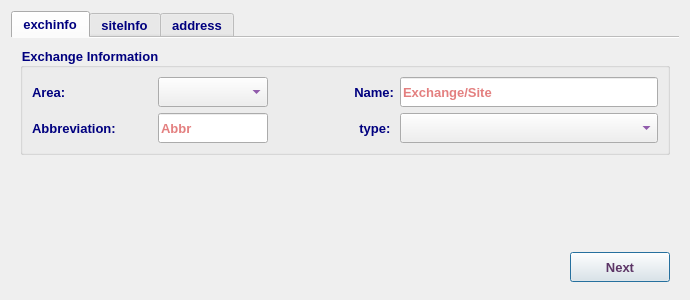
<?xml version="1.0" encoding="UTF-8"?>
<ui version="4.0">
 <class>EditExchangeSiteDialog</class>
 <widget class="QDialog" name="EditExchangeSiteDialog">
  <property name="windowModality">
   <enum>Qt::NonModal</enum>
  </property>
  <property name="geometry">
   <rect>
    <x>0</x>
    <y>0</y>
    <width>690</width>
    <height>300</height>
   </rect>
  </property>
  <property name="minimumSize">
   <size>
    <width>690</width>
    <height>300</height>
   </size>
  </property>
  <property name="maximumSize">
   <size>
    <width>691</width>
    <height>301</height>
   </size>
  </property>
  <property name="font">
   <font>
    <family>Tahoma</family>
    <pointsize>10</pointsize>
   </font>
  </property>
  <property name="windowTitle">
   <string>Edit Exchange/Site</string>
  </property>
  <property name="windowIcon">
   <iconset resource="../../../../image.qrc">
    <normaloff>:/Image/edit.png</normaloff>:/Image/edit.png</iconset>
  </property>
  <property name="modal">
   <bool>false</bool>
  </property>
  <layout class="QVBoxLayout" name="verticalLayout_17">
   <item>
    <widget class="QTabWidget" name="tabWidget">
     <property name="minimumSize">
      <size>
       <width>0</width>
       <height>280</height>
      </size>
     </property>
     <property name="maximumSize">
      <size>
       <width>16777215</width>
       <height>280</height>
      </size>
     </property>
     <property name="font">
      <font>
       <weight>75</weight>
       <bold>true</bold>
      </font>
     </property>
     <property name="styleSheet">
      <string notr="true">color: rgb(0, 0, 127);</string>
     </property>
     <property name="currentIndex">
      <number>0</number>
     </property>
     <property name="documentMode">
      <bool>true</bool>
     </property>
     <widget class="QWidget" name="exchInfTab_2">
      <attribute name="title">
       <string>exchinfo</string>
      </attribute>
      <layout class="QVBoxLayout" name="verticalLayout_7">
       <item>
        <widget class="QGroupBox" name="groupBox">
         <property name="font">
          <font>
           <family>Tahoma</family>
           <pointsize>10</pointsize>
           <weight>75</weight>
           <bold>true</bold>
          </font>
         </property>
         <property name="title">
          <string>Exchange Information</string>
         </property>
         <layout class="QVBoxLayout" name="verticalLayout_4">
          <item>
           <layout class="QHBoxLayout" name="horizontalLayout_12">
            <item>
             <widget class="QLabel" name="label_13">
              <property name="minimumSize">
               <size>
                <width>120</width>
                <height>30</height>
               </size>
              </property>
              <property name="maximumSize">
               <size>
                <width>120</width>
                <height>30</height>
               </size>
              </property>
              <property name="font">
               <font>
                <family>Tahoma</family>
                <pointsize>10</pointsize>
                <weight>75</weight>
                <bold>true</bold>
               </font>
              </property>
              <property name="styleSheet">
               <string notr="true">color: rgb(0, 0, 127);</string>
              </property>
              <property name="text">
               <string>Area:</string>
              </property>
             </widget>
            </item>
            <item>
             <widget class="QComboBox" name="areaCB">
              <property name="sizePolicy">
               <sizepolicy hsizetype="Preferred" vsizetype="Preferred">
                <horstretch>0</horstretch>
                <verstretch>0</verstretch>
               </sizepolicy>
              </property>
              <property name="minimumSize">
               <size>
                <width>110</width>
                <height>30</height>
               </size>
              </property>
              <property name="maximumSize">
               <size>
                <width>110</width>
                <height>30</height>
               </size>
              </property>
              <property name="font">
               <font>
                <family>Tahoma</family>
                <pointsize>10</pointsize>
                <weight>75</weight>
                <bold>true</bold>
               </font>
              </property>
              <property name="styleSheet">
               <string notr="true">color: rgb(85, 0, 127);</string>
              </property>
             </widget>
            </item>
            <item>
             <widget class="QLabel" name="label_14">
              <property name="minimumSize">
               <size>
                <width>120</width>
                <height>30</height>
               </size>
              </property>
              <property name="maximumSize">
               <size>
                <width>120</width>
                <height>30</height>
               </size>
              </property>
              <property name="font">
               <font>
                <family>Tahoma</family>
                <pointsize>10</pointsize>
                <weight>75</weight>
                <bold>true</bold>
               </font>
              </property>
              <property name="styleSheet">
               <string notr="true">color: rgb(0, 0, 127);</string>
              </property>
              <property name="text">
               <string>Name:</string>
              </property>
              <property name="alignment">
               <set>Qt::AlignRight|Qt::AlignTrailing|Qt::AlignVCenter</set>
              </property>
             </widget>
            </item>
            <item>
             <widget class="QLineEdit" name="exchLE">
              <property name="sizePolicy">
               <sizepolicy hsizetype="Expanding" vsizetype="Preferred">
                <horstretch>0</horstretch>
                <verstretch>0</verstretch>
               </sizepolicy>
              </property>
              <property name="minimumSize">
               <size>
                <width>200</width>
                <height>30</height>
               </size>
              </property>
              <property name="maximumSize">
               <size>
                <width>2000</width>
                <height>30</height>
               </size>
              </property>
              <property name="font">
               <font>
                <family>Tahoma</family>
                <pointsize>10</pointsize>
                <weight>75</weight>
                <bold>true</bold>
               </font>
              </property>
              <property name="styleSheet">
               <string notr="true">color: rgb(200, 0, 0);</string>
              </property>
              <property name="placeholderText">
               <string>Exchange/Site</string>
              </property>
             </widget>
            </item>
           </layout>
          </item>
          <item>
           <layout class="QHBoxLayout" name="horizontalLayout_14">
            <item>
             <widget class="QLabel" name="label_15">
              <property name="minimumSize">
               <size>
                <width>120</width>
                <height>30</height>
               </size>
              </property>
              <property name="maximumSize">
               <size>
                <width>120</width>
                <height>30</height>
               </size>
              </property>
              <property name="font">
               <font>
                <family>Tahoma</family>
                <pointsize>10</pointsize>
                <weight>75</weight>
                <bold>true</bold>
               </font>
              </property>
              <property name="styleSheet">
               <string notr="true">color: rgb(0, 0, 127);</string>
              </property>
              <property name="text">
               <string>Abbreviation:</string>
              </property>
             </widget>
            </item>
            <item>
             <widget class="QLineEdit" name="abbrLE">
              <property name="sizePolicy">
               <sizepolicy hsizetype="Expanding" vsizetype="Preferred">
                <horstretch>0</horstretch>
                <verstretch>0</verstretch>
               </sizepolicy>
              </property>
              <property name="minimumSize">
               <size>
                <width>110</width>
                <height>30</height>
               </size>
              </property>
              <property name="maximumSize">
               <size>
                <width>110</width>
                <height>30</height>
               </size>
              </property>
              <property name="font">
               <font>
                <family>Tahoma</family>
                <pointsize>10</pointsize>
                <weight>75</weight>
                <bold>true</bold>
               </font>
              </property>
              <property name="styleSheet">
               <string notr="true">color: rgb(200, 0, 0);</string>
              </property>
              <property name="placeholderText">
               <string>Abbr</string>
              </property>
             </widget>
            </item>
            <item>
             <widget class="QLabel" name="label_16">
              <property name="minimumSize">
               <size>
                <width>120</width>
                <height>30</height>
               </size>
              </property>
              <property name="maximumSize">
               <size>
                <width>120</width>
                <height>30</height>
               </size>
              </property>
              <property name="font">
               <font>
                <family>Tahoma</family>
                <pointsize>10</pointsize>
                <weight>75</weight>
                <bold>true</bold>
               </font>
              </property>
              <property name="styleSheet">
               <string notr="true">color: rgb(0, 0, 127);</string>
              </property>
              <property name="text">
               <string>type: </string>
              </property>
              <property name="alignment">
               <set>Qt::AlignRight|Qt::AlignTrailing|Qt::AlignVCenter</set>
              </property>
             </widget>
            </item>
            <item>
             <widget class="QComboBox" name="typeCB">
              <property name="sizePolicy">
               <sizepolicy hsizetype="Preferred" vsizetype="Preferred">
                <horstretch>0</horstretch>
                <verstretch>0</verstretch>
               </sizepolicy>
              </property>
              <property name="minimumSize">
               <size>
                <width>200</width>
                <height>30</height>
               </size>
              </property>
              <property name="maximumSize">
               <size>
                <width>2000</width>
                <height>30</height>
               </size>
              </property>
              <property name="font">
               <font>
                <family>Tahoma</family>
                <pointsize>10</pointsize>
                <weight>75</weight>
                <bold>true</bold>
               </font>
              </property>
              <property name="styleSheet">
               <string notr="true">color: rgb(85, 0, 127);</string>
              </property>
             </widget>
            </item>
           </layout>
          </item>
         </layout>
        </widget>
       </item>
       <item>
        <spacer name="verticalSpacer_5">
         <property name="orientation">
          <enum>Qt::Vertical</enum>
         </property>
         <property name="sizeHint" stdset="0">
          <size>
           <width>20</width>
           <height>40</height>
          </size>
         </property>
        </spacer>
       </item>
       <item>
        <layout class="QHBoxLayout" name="horizontalLayout_15">
         <item>
          <spacer name="horizontalSpacer_14">
           <property name="font">
            <font>
             <family>Tahoma</family>
             <pointsize>10</pointsize>
            </font>
           </property>
           <property name="orientation">
            <enum>Qt::Horizontal</enum>
           </property>
           <property name="sizeHint" stdset="0">
            <size>
             <width>40</width>
             <height>20</height>
            </size>
           </property>
          </spacer>
         </item>
         <item>
          <widget class="QPushButton" name="exchNextBtn">
           <property name="enabled">
            <bool>true</bool>
           </property>
           <property name="sizePolicy">
            <sizepolicy hsizetype="Preferred" vsizetype="Preferred">
             <horstretch>0</horstretch>
             <verstretch>0</verstretch>
            </sizepolicy>
           </property>
           <property name="minimumSize">
            <size>
             <width>100</width>
             <height>30</height>
            </size>
           </property>
           <property name="maximumSize">
            <size>
             <width>200</width>
             <height>30</height>
            </size>
           </property>
           <property name="font">
            <font>
             <family>Tahoma</family>
             <pointsize>10</pointsize>
             <weight>75</weight>
             <bold>true</bold>
            </font>
           </property>
           <property name="styleSheet">
            <string notr="true">color: rgb(92, 53, 102);</string>
           </property>
           <property name="text">
            <string>Next</string>
           </property>
           <property name="icon">
            <iconset resource="../../../../image.qrc">
             <normaloff>:/Image/next.png</normaloff>:/Image/next.png</iconset>
           </property>
           <property name="iconSize">
            <size>
             <width>20</width>
             <height>20</height>
            </size>
           </property>
          </widget>
         </item>
        </layout>
       </item>
      </layout>
     </widget>
     <widget class="QWidget" name="siteInfotab_2">
      <attribute name="title">
       <string>siteInfo</string>
      </attribute>
      <layout class="QVBoxLayout" name="verticalLayout_11">
       <item>
        <widget class="QGroupBox" name="siteGB">
         <property name="font">
          <font>
           <family>Tahoma</family>
           <pointsize>10</pointsize>
           <weight>75</weight>
           <bold>true</bold>
          </font>
         </property>
         <property name="title">
          <string>Site Information</string>
         </property>
         <layout class="QVBoxLayout" name="verticalLayout_12">
          <item>
           <layout class="QHBoxLayout" name="horizontalLayout_16">
            <item>
             <widget class="QLabel" name="label_17">
              <property name="minimumSize">
               <size>
                <width>200</width>
                <height>30</height>
               </size>
              </property>
              <property name="maximumSize">
               <size>
                <width>200</width>
                <height>30</height>
               </size>
              </property>
              <property name="font">
               <font>
                <family>Tahoma</family>
                <pointsize>10</pointsize>
                <weight>75</weight>
                <bold>true</bold>
               </font>
              </property>
              <property name="styleSheet">
               <string notr="true">color: rgb(0, 0, 127);</string>
              </property>
              <property name="text">
               <string>Mother Exchange :</string>
              </property>
             </widget>
            </item>
            <item>
             <widget class="QComboBox" name="motherCB">
              <property name="sizePolicy">
               <sizepolicy hsizetype="Expanding" vsizetype="Preferred">
                <horstretch>0</horstretch>
                <verstretch>0</verstretch>
               </sizepolicy>
              </property>
              <property name="minimumSize">
               <size>
                <width>300</width>
                <height>30</height>
               </size>
              </property>
              <property name="maximumSize">
               <size>
                <width>500</width>
                <height>30</height>
               </size>
              </property>
              <property name="font">
               <font>
                <family>Tahoma</family>
                <pointsize>10</pointsize>
                <weight>75</weight>
                <bold>true</bold>
               </font>
              </property>
              <property name="styleSheet">
               <string notr="true">color: rgb(85, 0, 127);</string>
              </property>
             </widget>
            </item>
           </layout>
          </item>
          <item>
           <layout class="QHBoxLayout" name="horizontalLayout_17">
            <item>
             <widget class="QLabel" name="label_18">
              <property name="minimumSize">
               <size>
                <width>200</width>
                <height>30</height>
               </size>
              </property>
              <property name="maximumSize">
               <size>
                <width>200</width>
                <height>30</height>
               </size>
              </property>
              <property name="font">
               <font>
                <family>Tahoma</family>
                <pointsize>10</pointsize>
                <weight>75</weight>
                <bold>true</bold>
               </font>
              </property>
              <property name="styleSheet">
               <string notr="true">color: rgb(0, 0, 127);</string>
              </property>
              <property name="text">
               <string>Uplink Exchange/Site :</string>
              </property>
             </widget>
            </item>
            <item>
             <widget class="QComboBox" name="uplinkExchCB">
              <property name="sizePolicy">
               <sizepolicy hsizetype="Expanding" vsizetype="Preferred">
                <horstretch>0</horstretch>
                <verstretch>0</verstretch>
               </sizepolicy>
              </property>
              <property name="minimumSize">
               <size>
                <width>300</width>
                <height>30</height>
               </size>
              </property>
              <property name="maximumSize">
               <size>
                <width>500</width>
                <height>30</height>
               </size>
              </property>
              <property name="font">
               <font>
                <family>Tahoma</family>
                <pointsize>10</pointsize>
                <weight>75</weight>
                <bold>true</bold>
               </font>
              </property>
              <property name="styleSheet">
               <string notr="true">color: rgb(85, 0, 127);</string>
              </property>
             </widget>
            </item>
           </layout>
          </item>
          <item>
           <layout class="QHBoxLayout" name="horizontalLayout_18">
            <item>
             <spacer name="horizontalSpacer_3">
              <property name="font">
               <font>
                <family>Tahoma</family>
                <pointsize>10</pointsize>
               </font>
              </property>
              <property name="orientation">
               <enum>Qt::Horizontal</enum>
              </property>
              <property name="sizeHint" stdset="0">
               <size>
                <width>40</width>
                <height>20</height>
               </size>
              </property>
             </spacer>
            </item>
            <item>
             <widget class="QLabel" name="label_19">
              <property name="minimumSize">
               <size>
                <width>70</width>
                <height>30</height>
               </size>
              </property>
              <property name="maximumSize">
               <size>
                <width>120</width>
                <height>30</height>
               </size>
              </property>
              <property name="font">
               <font>
                <family>Tahoma</family>
                <pointsize>10</pointsize>
                <weight>75</weight>
                <bold>true</bold>
               </font>
              </property>
              <property name="styleSheet">
               <string notr="true">color: rgb(0, 0, 127);</string>
              </property>
              <property name="text">
               <string>cascade :</string>
              </property>
              <property name="alignment">
               <set>Qt::AlignRight|Qt::AlignTrailing|Qt::AlignVCenter</set>
              </property>
             </widget>
            </item>
            <item>
             <widget class="QSpinBox" name="cascadeSB">
              <property name="minimumSize">
               <size>
                <width>80</width>
                <height>30</height>
               </size>
              </property>
              <property name="maximumSize">
               <size>
                <width>100</width>
                <height>30</height>
               </size>
              </property>
              <property name="font">
               <font>
                <family>Tahoma</family>
                <pointsize>10</pointsize>
                <weight>75</weight>
                <bold>true</bold>
               </font>
              </property>
              <property name="styleSheet">
               <string notr="true">color: rgb(85, 0, 127);</string>
              </property>
              <property name="minimum">
               <number>1</number>
              </property>
             </widget>
            </item>
            <item>
             <widget class="QLabel" name="label_20">
              <property name="minimumSize">
               <size>
                <width>100</width>
                <height>30</height>
               </size>
              </property>
              <property name="maximumSize">
               <size>
                <width>120</width>
                <height>30</height>
               </size>
              </property>
              <property name="font">
               <font>
                <family>Tahoma</family>
                <pointsize>10</pointsize>
                <weight>75</weight>
                <bold>true</bold>
               </font>
              </property>
              <property name="styleSheet">
               <string notr="true">color: rgb(0, 0, 127);</string>
              </property>
              <property name="text">
               <string>Node :</string>
              </property>
              <property name="alignment">
               <set>Qt::AlignRight|Qt::AlignTrailing|Qt::AlignVCenter</set>
              </property>
             </widget>
            </item>
            <item>
             <widget class="QSpinBox" name="nodeSB">
              <property name="minimumSize">
               <size>
                <width>80</width>
                <height>30</height>
               </size>
              </property>
              <property name="maximumSize">
               <size>
                <width>100</width>
                <height>30</height>
               </size>
              </property>
              <property name="font">
               <font>
                <family>Tahoma</family>
                <pointsize>10</pointsize>
                <weight>75</weight>
                <bold>true</bold>
               </font>
              </property>
              <property name="styleSheet">
               <string notr="true">color: rgb(85, 0, 127);</string>
              </property>
              <property name="minimum">
               <number>1</number>
              </property>
             </widget>
            </item>
            <item>
             <spacer name="horizontalSpacer_5">
              <property name="font">
               <font>
                <family>Tahoma</family>
                <pointsize>10</pointsize>
               </font>
              </property>
              <property name="orientation">
               <enum>Qt::Horizontal</enum>
              </property>
              <property name="sizeHint" stdset="0">
               <size>
                <width>40</width>
                <height>20</height>
               </size>
              </property>
             </spacer>
            </item>
           </layout>
          </item>
         </layout>
        </widget>
       </item>
       <item>
        <widget class="QLabel" name="siteAbbrErrorLbl">
         <property name="minimumSize">
          <size>
           <width>0</width>
           <height>30</height>
          </size>
         </property>
         <property name="maximumSize">
          <size>
           <width>16777215</width>
           <height>30</height>
          </size>
         </property>
         <property name="font">
          <font>
           <weight>75</weight>
           <bold>true</bold>
          </font>
         </property>
         <property name="styleSheet">
          <string notr="true">color: rgb(200, 0, 0);</string>
         </property>
         <property name="text">
          <string>Abbreviation exists. Go back and define another abbr.</string>
         </property>
        </widget>
       </item>
       <item>
        <spacer name="verticalSpacer_6">
         <property name="orientation">
          <enum>Qt::Vertical</enum>
         </property>
         <property name="sizeHint" stdset="0">
          <size>
           <width>20</width>
           <height>40</height>
          </size>
         </property>
        </spacer>
       </item>
       <item>
        <layout class="QHBoxLayout" name="horizontalLayout_19">
         <item>
          <widget class="QPushButton" name="siteBackBtn">
           <property name="minimumSize">
            <size>
             <width>100</width>
             <height>30</height>
            </size>
           </property>
           <property name="maximumSize">
            <size>
             <width>200</width>
             <height>30</height>
            </size>
           </property>
           <property name="font">
            <font>
             <family>Tahoma</family>
             <pointsize>10</pointsize>
             <weight>75</weight>
             <bold>true</bold>
            </font>
           </property>
           <property name="styleSheet">
            <string notr="true">color: rgb(92, 53, 102);</string>
           </property>
           <property name="text">
            <string>Back</string>
           </property>
           <property name="icon">
            <iconset resource="../../../../image.qrc">
             <normaloff>:/Image/back.png</normaloff>:/Image/back.png</iconset>
           </property>
          </widget>
         </item>
         <item>
          <spacer name="horizontalSpacer_16">
           <property name="font">
            <font>
             <family>Tahoma</family>
             <pointsize>10</pointsize>
            </font>
           </property>
           <property name="orientation">
            <enum>Qt::Horizontal</enum>
           </property>
           <property name="sizeHint" stdset="0">
            <size>
             <width>40</width>
             <height>20</height>
            </size>
           </property>
          </spacer>
         </item>
         <item>
          <widget class="QPushButton" name="siteNextBtn">
           <property name="enabled">
            <bool>true</bool>
           </property>
           <property name="sizePolicy">
            <sizepolicy hsizetype="Preferred" vsizetype="Preferred">
             <horstretch>0</horstretch>
             <verstretch>0</verstretch>
            </sizepolicy>
           </property>
           <property name="minimumSize">
            <size>
             <width>100</width>
             <height>30</height>
            </size>
           </property>
           <property name="maximumSize">
            <size>
             <width>200</width>
             <height>30</height>
            </size>
           </property>
           <property name="font">
            <font>
             <family>Tahoma</family>
             <pointsize>10</pointsize>
             <weight>75</weight>
             <bold>true</bold>
            </font>
           </property>
           <property name="styleSheet">
            <string notr="true">color: rgb(92, 53, 102);</string>
           </property>
           <property name="text">
            <string>Next</string>
           </property>
           <property name="icon">
            <iconset resource="../../../../image.qrc">
             <normaloff>:/Image/next.png</normaloff>:/Image/next.png</iconset>
           </property>
           <property name="iconSize">
            <size>
             <width>20</width>
             <height>20</height>
            </size>
           </property>
          </widget>
         </item>
        </layout>
       </item>
      </layout>
     </widget>
     <widget class="QWidget" name="addTabv_2">
      <attribute name="title">
       <string>address</string>
      </attribute>
      <layout class="QVBoxLayout" name="verticalLayout_13">
       <item>
        <widget class="QTabWidget" name="addressTabWidget_2">
         <property name="font">
          <font>
           <weight>75</weight>
           <bold>true</bold>
          </font>
         </property>
         <property name="currentIndex">
          <number>0</number>
         </property>
         <property name="documentMode">
          <bool>true</bool>
         </property>
         <widget class="QWidget" name="addTab_2">
          <attribute name="title">
           <string>Address</string>
          </attribute>
          <layout class="QVBoxLayout" name="verticalLayout_14">
           <item>
            <layout class="QHBoxLayout" name="horizontalLayout_20">
             <item>
              <widget class="QLabel" name="label_21">
               <property name="minimumSize">
                <size>
                 <width>80</width>
                 <height>50</height>
                </size>
               </property>
               <property name="maximumSize">
                <size>
                 <width>100</width>
                 <height>50</height>
                </size>
               </property>
               <property name="font">
                <font>
                 <family>Tahoma</family>
                 <pointsize>10</pointsize>
                 <weight>75</weight>
                 <bold>true</bold>
                </font>
               </property>
               <property name="styleSheet">
                <string notr="true">color: rgb(0, 0, 127);</string>
               </property>
               <property name="text">
                <string>Address :</string>
               </property>
              </widget>
             </item>
             <item>
              <widget class="QTextEdit" name="addressTE">
               <property name="minimumSize">
                <size>
                 <width>500</width>
                 <height>100</height>
                </size>
               </property>
               <property name="maximumSize">
                <size>
                 <width>800</width>
                 <height>100</height>
                </size>
               </property>
               <property name="font">
                <font>
                 <family>Tahoma</family>
                 <pointsize>10</pointsize>
                 <weight>75</weight>
                 <bold>true</bold>
                </font>
               </property>
               <property name="styleSheet">
                <string notr="true">color: rgb(85, 0, 127);</string>
               </property>
               <property name="placeholderText">
                <string>Address</string>
               </property>
              </widget>
             </item>
            </layout>
           </item>
          </layout>
         </widget>
         <widget class="QWidget" name="soTab_2">
          <attribute name="title">
           <string>Saloon Orientation</string>
          </attribute>
          <layout class="QVBoxLayout" name="verticalLayout_15">
           <item>
            <widget class="QFrame" name="saloonGB">
             <property name="frameShape">
              <enum>QFrame::NoFrame</enum>
             </property>
             <property name="frameShadow">
              <enum>QFrame::Raised</enum>
             </property>
             <property name="lineWidth">
              <number>0</number>
             </property>
             <layout class="QVBoxLayout" name="verticalLayout_16">
              <item>
               <layout class="QHBoxLayout" name="horizontalLayout_21">
                <item>
                 <widget class="QLabel" name="label_22">
                  <property name="minimumSize">
                   <size>
                    <width>150</width>
                    <height>30</height>
                   </size>
                  </property>
                  <property name="maximumSize">
                   <size>
                    <width>150</width>
                    <height>30</height>
                   </size>
                  </property>
                  <property name="font">
                   <font>
                    <family>Tahoma</family>
                    <pointsize>10</pointsize>
                    <weight>75</weight>
                    <bold>true</bold>
                   </font>
                  </property>
                  <property name="styleSheet">
                   <string notr="true">color: rgb(0, 0, 127);</string>
                  </property>
                  <property name="text">
                   <string>Data Saloon:</string>
                  </property>
                 </widget>
                </item>
                <item>
                 <widget class="QComboBox" name="dataSaloonCB">
                  <property name="sizePolicy">
                   <sizepolicy hsizetype="Preferred" vsizetype="Preferred">
                    <horstretch>0</horstretch>
                    <verstretch>0</verstretch>
                   </sizepolicy>
                  </property>
                  <property name="minimumSize">
                   <size>
                    <width>200</width>
                    <height>30</height>
                   </size>
                  </property>
                  <property name="maximumSize">
                   <size>
                    <width>200</width>
                    <height>30</height>
                   </size>
                  </property>
                  <property name="font">
                   <font>
                    <family>Tahoma</family>
                    <pointsize>10</pointsize>
                    <weight>75</weight>
                    <bold>true</bold>
                   </font>
                  </property>
                  <property name="styleSheet">
                   <string notr="true">color: rgb(85, 0, 127);</string>
                  </property>
                 </widget>
                </item>
                <item>
                 <spacer name="horizontalSpacer_17">
                  <property name="font">
                   <font>
                    <family>Tahoma</family>
                    <pointsize>10</pointsize>
                   </font>
                  </property>
                  <property name="orientation">
                   <enum>Qt::Horizontal</enum>
                  </property>
                  <property name="sizeHint" stdset="0">
                   <size>
                    <width>40</width>
                    <height>20</height>
                   </size>
                  </property>
                 </spacer>
                </item>
               </layout>
              </item>
              <item>
               <layout class="QHBoxLayout" name="horizontalLayout_22">
                <item>
                 <widget class="QLabel" name="label_23">
                  <property name="minimumSize">
                   <size>
                    <width>150</width>
                    <height>30</height>
                   </size>
                  </property>
                  <property name="maximumSize">
                   <size>
                    <width>150</width>
                    <height>30</height>
                   </size>
                  </property>
                  <property name="font">
                   <font>
                    <family>Tahoma</family>
                    <pointsize>10</pointsize>
                    <weight>75</weight>
                    <bold>true</bold>
                   </font>
                  </property>
                  <property name="styleSheet">
                   <string notr="true">color: rgb(0, 0, 127);</string>
                  </property>
                  <property name="text">
                   <string>Switch Saloon:</string>
                  </property>
                 </widget>
                </item>
                <item>
                 <widget class="QComboBox" name="switchSaloonCB">
                  <property name="sizePolicy">
                   <sizepolicy hsizetype="Preferred" vsizetype="Preferred">
                    <horstretch>0</horstretch>
                    <verstretch>0</verstretch>
                   </sizepolicy>
                  </property>
                  <property name="minimumSize">
                   <size>
                    <width>200</width>
                    <height>30</height>
                   </size>
                  </property>
                  <property name="maximumSize">
                   <size>
                    <width>200</width>
                    <height>30</height>
                   </size>
                  </property>
                  <property name="font">
                   <font>
                    <family>Tahoma</family>
                    <pointsize>10</pointsize>
                    <weight>75</weight>
                    <bold>true</bold>
                   </font>
                  </property>
                  <property name="styleSheet">
                   <string notr="true">color: rgb(85, 0, 127);</string>
                  </property>
                 </widget>
                </item>
                <item>
                 <spacer name="horizontalSpacer_18">
                  <property name="font">
                   <font>
                    <family>Tahoma</family>
                    <pointsize>10</pointsize>
                   </font>
                  </property>
                  <property name="orientation">
                   <enum>Qt::Horizontal</enum>
                  </property>
                  <property name="sizeHint" stdset="0">
                   <size>
                    <width>40</width>
                    <height>20</height>
                   </size>
                  </property>
                 </spacer>
                </item>
               </layout>
              </item>
              <item>
               <layout class="QHBoxLayout" name="horizontalLayout_23">
                <item>
                 <widget class="QLabel" name="label_24">
                  <property name="minimumSize">
                   <size>
                    <width>150</width>
                    <height>30</height>
                   </size>
                  </property>
                  <property name="maximumSize">
                   <size>
                    <width>150</width>
                    <height>30</height>
                   </size>
                  </property>
                  <property name="font">
                   <font>
                    <family>Tahoma</family>
                    <pointsize>10</pointsize>
                    <weight>75</weight>
                    <bold>true</bold>
                   </font>
                  </property>
                  <property name="styleSheet">
                   <string notr="true">color: rgb(0, 0, 127);</string>
                  </property>
                  <property name="text">
                   <string>PCM Saloon:</string>
                  </property>
                 </widget>
                </item>
                <item>
                 <widget class="QComboBox" name="pcmSaloonCB">
                  <property name="sizePolicy">
                   <sizepolicy hsizetype="Preferred" vsizetype="Preferred">
                    <horstretch>0</horstretch>
                    <verstretch>0</verstretch>
                   </sizepolicy>
                  </property>
                  <property name="minimumSize">
                   <size>
                    <width>200</width>
                    <height>30</height>
                   </size>
                  </property>
                  <property name="maximumSize">
                   <size>
                    <width>200</width>
                    <height>30</height>
                   </size>
                  </property>
                  <property name="font">
                   <font>
                    <family>Tahoma</family>
                    <pointsize>10</pointsize>
                    <weight>75</weight>
                    <bold>true</bold>
                   </font>
                  </property>
                  <property name="styleSheet">
                   <string notr="true">color: rgb(85, 0, 127);</string>
                  </property>
                 </widget>
                </item>
                <item>
                 <spacer name="horizontalSpacer_19">
                  <property name="font">
                   <font>
                    <family>Tahoma</family>
                    <pointsize>10</pointsize>
                   </font>
                  </property>
                  <property name="orientation">
                   <enum>Qt::Horizontal</enum>
                  </property>
                  <property name="sizeHint" stdset="0">
                   <size>
                    <width>40</width>
                    <height>20</height>
                   </size>
                  </property>
                 </spacer>
                </item>
               </layout>
              </item>
             </layout>
            </widget>
           </item>
          </layout>
         </widget>
        </widget>
       </item>
       <item>
        <spacer name="verticalSpacer_2">
         <property name="orientation">
          <enum>Qt::Vertical</enum>
         </property>
         <property name="sizeHint" stdset="0">
          <size>
           <width>20</width>
           <height>40</height>
          </size>
         </property>
        </spacer>
       </item>
       <item>
        <layout class="QHBoxLayout" name="horizontalLayout_24">
         <item>
          <widget class="QPushButton" name="editBackBtn">
           <property name="minimumSize">
            <size>
             <width>100</width>
             <height>30</height>
            </size>
           </property>
           <property name="maximumSize">
            <size>
             <width>200</width>
             <height>30</height>
            </size>
           </property>
           <property name="font">
            <font>
             <family>Tahoma</family>
             <pointsize>10</pointsize>
             <weight>75</weight>
             <bold>true</bold>
            </font>
           </property>
           <property name="styleSheet">
            <string notr="true">color: rgb(92, 53, 102);</string>
           </property>
           <property name="text">
            <string>Back</string>
           </property>
           <property name="icon">
            <iconset resource="../../../../image.qrc">
             <normaloff>:/Image/back.png</normaloff>:/Image/back.png</iconset>
           </property>
          </widget>
         </item>
         <item>
          <spacer name="horizontalSpacer_20">
           <property name="font">
            <font>
             <family>Tahoma</family>
             <pointsize>10</pointsize>
            </font>
           </property>
           <property name="orientation">
            <enum>Qt::Horizontal</enum>
           </property>
           <property name="sizeHint" stdset="0">
            <size>
             <width>40</width>
             <height>20</height>
            </size>
           </property>
          </spacer>
         </item>
         <item>
          <widget class="QPushButton" name="okBtn">
           <property name="enabled">
            <bool>false</bool>
           </property>
           <property name="sizePolicy">
            <sizepolicy hsizetype="Preferred" vsizetype="Preferred">
             <horstretch>0</horstretch>
             <verstretch>0</verstretch>
            </sizepolicy>
           </property>
           <property name="minimumSize">
            <size>
             <width>120</width>
             <height>30</height>
            </size>
           </property>
           <property name="maximumSize">
            <size>
             <width>200</width>
             <height>30</height>
            </size>
           </property>
           <property name="font">
            <font>
             <family>Tahoma</family>
             <pointsize>10</pointsize>
             <weight>75</weight>
             <bold>true</bold>
            </font>
           </property>
           <property name="styleSheet">
            <string notr="true">color: rgb(92, 53, 102);</string>
           </property>
           <property name="text">
            <string>Confirm</string>
           </property>
           <property name="icon">
            <iconset resource="../../../../image.qrc">
             <normaloff>:/Image/edit.png</normaloff>:/Image/edit.png</iconset>
           </property>
           <property name="iconSize">
            <size>
             <width>20</width>
             <height>20</height>
            </size>
           </property>
          </widget>
         </item>
        </layout>
       </item>
      </layout>
     </widget>
    </widget>
   </item>
  </layout>
 </widget>
 <resources>
  <include location="../../../../image.qrc"/>
 </resources>
 <connections/>
</ui>
